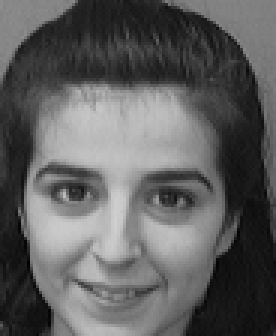
#> input picture Assignment 6/ATT dataset/s10/1.pgm, 92 x 112 px, found by its file name (shown 3 times larger)
$ jupyter execute --allow-errors Lab06-FaceRec2024.ipynb
#> lines starting #> are read from the running program, lines starting #| are printed output that depends on the picture
<!-- DON'T EDIT THIS CELL! -->
<!-- TYPE SHIFT+ENTER AND GO TO THE NEXT CELL -->

<center>
    <h1>Laboratory Experiment #6</h1>
    <h2>Face Recognition: Feature Extraction and Classification</h2>
</center>

[cell 1]
import numpy as np
import matplotlib.pyplot as plt
from skimage.io import imread
from skimage import exposure
import scipy.linalg as la

from sklearn.neighbors import KNeighborsClassifier
from sklearn.decomposition import PCA
from sklearn.metrics import confusion_matrix

from utils_cm import plot_confusion_matrix

import matplotlib as mpl
# setting the default colormap for images only
mpl.rc('image', cmap='gray')

from matplotlib import rcParams
rcParams.update({'figure.autolayout': True})

[cell 2]
# You can specify you directory here, please, change the string below:
path = './ATT dataset/s1/'

#### Number of images in your training set.

[cell 3]
# M could be large (for example, 16: 8 of yours and 8 of a friend)
# for At&T dataset there are 10 faces per subject.
# However, we are going to load only the first 9
# the 10th image will be used to compare later on.
M = 9

#### Image normalization:

[cell 4]
# can be any number that is close to the std and mean of most of the images.
um = 100
ustd = 80

Reading and showing the images

[cell 5]
# loading only one image to get the dimensions
# you can use images .jpg and .ng as well
img = imread(path + '1.pgm', as_gray=True)
#> img is the input picture: shape (112, 92); min 1, max 207, mean 95.1

# get the number of rows (irow) and columns (icol).
# these values must to be the same for all images
irow, icol = img.shape
#> irow = 112; icol = 92
#> `temp = np.reshape(img, (irow*icol,1))`: temp = 10304 values, max 207 at index 6662, min 1 at index 8013, mean 95.1

# allocation of vector that will have all images
S = np.zeros((irow*icol, M)) # img matrix

plt.figure(figsize=(8,8))
#> (the rest of this cell did not finish here and is left out)

Here we **normalize** all images by changing the *mean* and *std* of each one. This is done to reduce the error due to lighting conditions and background.

[cell 6]
# looping over all the loaded images in S to normalize
for i in range(S.shape[1]):
    temp = S[:,i]
    m = np.mean(temp)
    st = np.std(temp)
    # calculation where are defined the new pixels intensities
    S[:,i] = (temp - m) * ustd / st + um
#> this loop made 9 passes
#> (m, st) on passes 1 to 9: (95.1, 57.99), (0, 0), (0, 0), (0, 0), (0, 0), (0, 0), (0, 0), (0, 0), (0, 0)

### Normalized images

[cell 7]
plt.figure(figsize=(8,8))
for i in range(M):
    img = np.reshape(S[:,i], (irow, icol))

    plt.subplot(3,3,i+1)
    plt.imshow(img, cmap='gray')
    plt.axis('off')
    plt.title('Mean: %.1f - Std: %.1f' % (np.mean(img), np.std(img)))
#> this loop made 9 passes
#> pass 1, `img = np.reshape(S[:,i], (irow, icol))`:
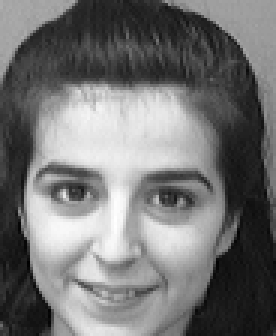
#> img: shape (112, 92) float64 (shown 3 times larger); min -29.83, max 254.4, mean 100; drawn with min black and max white

#### Mean image

[cell 8]
# calculates the mean of each row instead of each column
m = np.mean(S, axis=1)
# converts to unsigned 8-bit integer. Values range from 0 to 255
m = np.uint8(np.abs(m)).reshape(-1,1)
#> m = 10304 values from 0 to 0

img = np.reshape(m, (irow, icol))
#> img: shape (112, 92); every value is 0
plt.imshow(img, cmap='gray')
plt.title('Mean Image');

#### Creating covariance matrix  L

[cell 9]
dbx = S.copy()
A = dbx.T
L = np.matmul(A, A.T)

# vv is the eigenvector for L
# dd is the eigenvalue for  L = dbx.T*dbx
#> (the rest of this cell did not finish here and is left out)

#### Sort and eliminate zero eigenvalue

#> (a cell that did not finish here is left out)

#### Normalization of eigenvectors

#> (a cell that did not finish here is left out)

#### Showing eigenfaces

[cell 12]
plt.figure(figsize=(8,8))
#> (the rest of this cell did not finish here and is left out)

#### Find the weight of each face in the training set

[cell 13]
omega = np.zeros((M,M))
WW = np.zeros((M,1))
#> WW = [0, 0, 0, 0, 0, 0, 0, 0, 0]

#> (the rest of this cell did not finish here and is left out)

## Acquisition of new image: Same subject
*Notes*:
- The input image must have a bmp, jpg or pgm extension.
- It should have the same size as the ones in your training set.

[cell 14]
# using the last image of subject #1
path = './ATT dataset/s1/'
InputImage = imread(path + '10.pgm', as_gray=True)
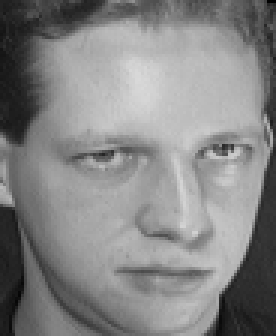
#> input picture Assignment 6/ATT dataset/s1/10.pgm, 92 x 112 px (shown 3 times larger)
#> InputImage is the input picture: shape (112, 92); min 1, max 217, mean 132.8

[cell 15]
plt.figure(figsize=(6,6))

plt.subplot(1,2,1)
plt.imshow(InputImage, cmap='gray')
plt.title('Input Image')
plt.axis('off')

InImage = np.reshape(InputImage, (irow*icol,1))
#> InImage = 10304 values, max 217 at index 2438, min 1 at index 89, mean 132.8

# Normalization
temp = InImage
#> temp has the same summary as InImage
me = np.mean(temp)
#> me = 132.8
st = np.std(temp)
#> st = 51.88
temp = (temp-me) * ustd/st + um
#> temp = 10304 values, max 229.8 at index 2438, min -103.2 at index 89, mean 100
NormImage = temp
#> NormImage has the same summary as temp

# Finding Difference: NormalizedImage - MeanImage
Difference = temp - m
#> Difference has the same summary as temp

#> (the rest of this cell did not finish here and is left out)

#### Finding the Euclidean distance

[cell 16]
eSameSubject = np.zeros((M,1))
#> eSameSubject = [0, 0, 0, 0, 0, 0, 0, 0, 0]

#> (the rest of this cell did not finish here and is left out)

[cell 17]
labels = ('1', '2', '3', '4', '5', '6', '7', '8', '9')

plt.bar(np.arange(len(eSameSubject)), eSameSubject.flatten(), tick_label=labels)
plt.ylim([10000, 16000])
plt.xlabel('Image #')
plt.ylabel('Distance')
#> (the rest of this cell did not finish here and is left out)

## Acquisition of new image: Other subject
*Notes*:
- The input image must have a bmp, jpg or pgm extension.
- It should have the same size as the ones in your training set.

[cell 18]
# using the first face ('1.pgm') from subject 20
path = './ATT dataset/s20/'
InputImage = imread(path + '1.pgm', as_gray=True)

[cell 19]
plt.figure(figsize=(6,6))

plt.subplot(1,2,1)
plt.imshow(InputImage, cmap='gray')
plt.title('Input Image')
plt.axis('off')

InImage = np.reshape(InputImage, (irow*icol,1))
#> InImage = 10304 values, max 207 at index 6662, min 1 at index 8013, mean 95.1

# Normalization
temp = InImage
#> temp has the same summary as InImage
me = np.mean(temp)
#> me = 95.1
st = np.std(temp)
#> st = 57.99
temp = (temp-me) * ustd/st + um
#> temp = 10304 values, max 254.4 at index 6662, min -29.83 at index 8013, mean 100
NormImage = temp
#> NormImage has the same summary as temp

# Finding Difference
Difference = temp - m
#> Difference has the same summary as temp

#> (the rest of this cell did not finish here and is left out)

### Finding the Euclidean distance

[cell 20]
eDiffSubject = np.zeros((M,1))
#> eDiffSubject = [0, 0, 0, 0, 0, 0, 0, 0, 0]

#> (the rest of this cell did not finish here and is left out)

[cell 21]
labels = ('1', '2', '3', '4', '5', '6', '7', '8', '9')

plt.bar(np.arange(len(eDiffSubject)), eDiffSubject.flatten(), tick_label=labels)
plt.ylim([10000, 16000])
plt.xlabel('Image #')
plt.ylabel('Distance')
#> (the rest of this cell did not finish here and is left out)

## Acquisition of new image: Not Human Face
*Notes*:
- The input image must have a bmp, jpg or pgm extension.
- It should have the same size as the ones in your training set.

[cell 22]
# using the first face ('1.pgm') from subject 20
path = './'
InputImage = imread(path + 'CalgaryTower.jpg', as_gray=True)
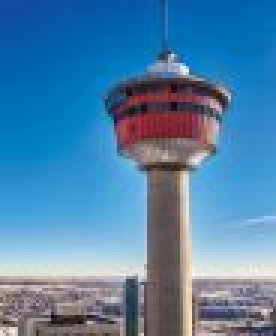
#> input picture Assignment 6/CalgaryTower.jpg, 92 x 112 px (shown 3 times larger)
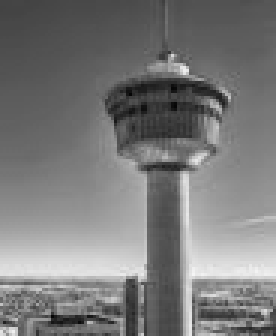
#> InputImage: shape (112, 92) float64 (shown 3 times larger); min 0.0215, max 0.962, mean 0.479

[cell 23]
plt.figure(figsize=(6,6))

plt.subplot(1,2,1)
plt.imshow(InputImage, cmap='gray')
plt.title('Input Image')
plt.axis('off')

InImage = np.reshape(InputImage, (irow*icol,1))
#> InImage = 10304 values, max 0.962 at index 8436, min 0.0215 at index 9677, mean 0.479

# Normalization
temp = InImage
#> temp has the same summary as InImage
me = np.mean(temp)
#> me = 0.479
st = np.std(temp)
#> st = 0.176
temp = (temp-me) * ustd/st + um
#> temp = 10304 values, max 318.9 at index 8436, min -107.6 at index 9677, mean 100
NormImage = temp
#> NormImage has the same summary as temp

# Finding Difference
Difference = temp - m
#> Difference has the same summary as temp

#> (the rest of this cell did not finish here and is left out)
